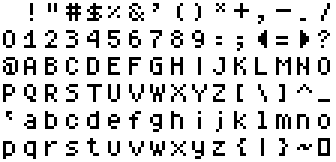
#> input picture cpp/FXCG50/assets-cg/font_default.png, 112 x 54 px (shown 3 times larger)
$ python rotate.py
#> lines starting #> are read from the running program, lines starting #| are printed output that depends on the picture
# coding=UTF-8
#
#   File     :   rotate.py
#
#   Author     :   GeeHB
#
#   Description :   Simple script for rotating chars in a png font file
#
#   Comment    :   Python 3.xx
#

import sys
from PIL import Image

#
# App consts
#

# Filenames
FILE_SRC = "../assets-cg/font_default.png"
FILE_DEST = "../assets-cg/font_vert.png"

# Char dimensions
CHAR_W = 7
CHAR_H = 9

# Source file organisation
HORZ_COUNT = 16
VERT_COUNT = 6

C_WHITE = (255, 255, 255)

#
# Entry point
#
if "__main__" == __name__:

    # Source image
    try:
        src = Image.open(FILE_SRC)
#> src is the input picture: PIL image 112x54 RGB; 84.2% white; black in thin lines or dots
    except FileNotFoundError:
        print(f"Unable to find {FILE_SRC}")
        sys.exit(1)

    # Check source file dimensions
    width, height = src.size
#> width = 112; height = 54
    if width != (CHAR_W * HORZ_COUNT) or height != (CHAR_H * VERT_COUNT):
        print("Image dimension are not valid")
        sys.exit(1)

    # Create dest image
    dest = Image.new('RGB', (HORZ_COUNT * CHAR_H, VERT_COUNT * CHAR_W), C_WHITE)
#> dest: PIL image 144x42 RGB; every value is 255

    # Rotate char bits.
    for row in range(VERT_COUNT):
        for y in range(CHAR_H):
            for col in range(HORZ_COUNT):
                for x in range(CHAR_W):
                    # put the same pixel in the dest file
                    dest.putpixel((col * CHAR_H + y, (row + 1) * CHAR_W - x -1), src.getpixel((col * CHAR_W + x, row * CHAR_H + y)))
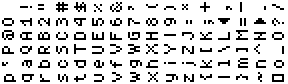
#> dest: PIL image 144x42 RGB (shown 2 times larger); 84.2% white; black in thin lines or dots

    # Save dest file
    dest.save(FILE_DEST, 'png')

# EOF
